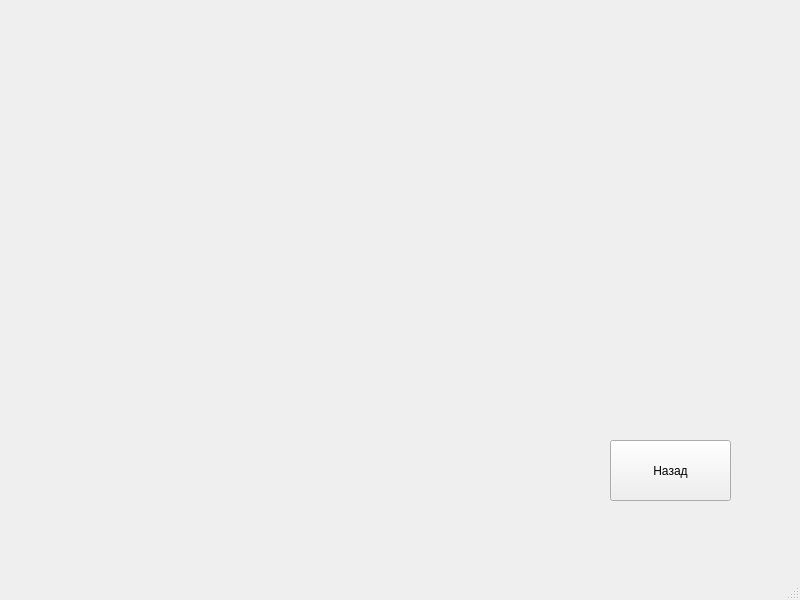
<?xml version="1.0" encoding="UTF-8"?>
<ui version="4.0">
 <class>suggest_wind</class>
 <widget class="QMainWindow" name="suggest_wind">
  <property name="geometry">
   <rect>
    <x>0</x>
    <y>0</y>
    <width>800</width>
    <height>600</height>
   </rect>
  </property>
  <property name="windowTitle">
   <string>MainWindow</string>
  </property>
  <widget class="QWidget" name="centralwidget">
   <widget class="QPushButton" name="suggestBack">
    <property name="geometry">
     <rect>
      <x>610</x>
      <y>440</y>
      <width>121</width>
      <height>61</height>
     </rect>
    </property>
    <property name="text">
     <string>Назад</string>
    </property>
   </widget>
  </widget>
  <widget class="QMenuBar" name="menubar">
   <property name="geometry">
    <rect>
     <x>0</x>
     <y>0</y>
     <width>800</width>
     <height>21</height>
    </rect>
   </property>
  </widget>
  <widget class="QStatusBar" name="statusbar"/>
 </widget>
 <resources/>
 <connections/>
</ui>
